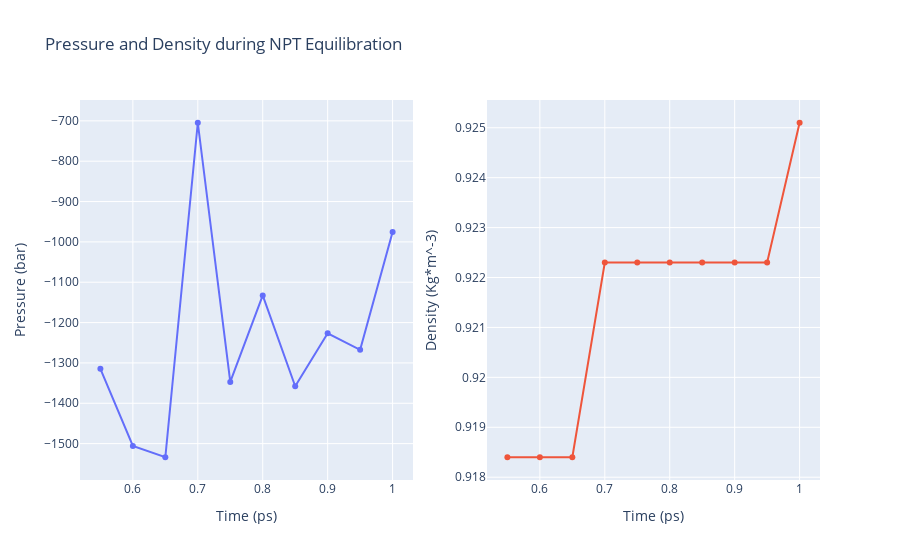

Here is the notebook cell this chart was saved with:
### Code cell
# Read pressure and density data from file 
from plotly import subplots
with open(output_dat_eq7_path,'r') as pd_file:
    x,y,z = map(
        list,
        zip(*[
            (float(line.split()[0]),float(line.split()[1]),float(line.split()[2]))
            for line in pd_file 
            if not line.startswith(("#","@")) 
        ])
    )

plotly.offline.init_notebook_mode(connected=True)

trace1 = go.Scatter(
    x=x,y=y
)
trace2 = go.Scatter(
    x=x,y=z
)

fig = subplots.make_subplots(rows=1, cols=2, print_grid=False)

fig.append_trace(trace1, 1, 1)
fig.append_trace(trace2, 1, 2)

fig['layout']['xaxis1'].update(title='Time (ps)')
fig['layout']['xaxis2'].update(title='Time (ps)')
fig['layout']['yaxis1'].update(title='Pressure (bar)')
fig['layout']['yaxis2'].update(title='Density (Kg*m^-3)')

fig['layout'].update(title='Pressure and Density during NPT Equilibration')
fig['layout'].update(showlegend=False)

plotly.offline.iplot(fig)

### Figure 1 — Plotly figure (JSON) as saved in the notebook; plotly's stock layout.template omitted (floating-point values rounded to 4 significant figures)
{"data": [{"type": "scatter", "x": [0.55, 0.6, 0.65, 0.7, 0.75, 0.8, 0.85, 0.9, 0.95, 1], "xaxis": "x", "y": [-1315.0, -1506.0, -1534.0, -704.7, -1347.0, -1133.0, -1358.0, -1227.0, -1268.0, -975.5], "yaxis": "y"}, {"type": "scatter", "x": [0.55, 0.6, 0.65, 0.7, 0.75, 0.8, 0.85, 0.9, 0.95, 1], "xaxis": "x2", "y": [0.9184, 0.9184, 0.9184, 0.9223, 0.9223, 0.9223, 0.9223, 0.9223, 0.9223, 0.9251], "yaxis": "y2"}], "layout": {"showlegend": false, "title": {"text": "Pressure and Density during NPT Equilibration"}, "xaxis": {"anchor": "y", "domain": [0, 0.45], "title": {"text": "Time (ps)"}}, "xaxis2": {"anchor": "y2", "domain": [0.55, 1], "title": {"text": "Time (ps)"}}, "yaxis": {"anchor": "x", "domain": [0, 1], "title": {"text": "Pressure (bar)"}}, "yaxis2": {"anchor": "x2", "domain": [0, 1], "title": {"text": "Density (Kg*m^-3)"}}}}
